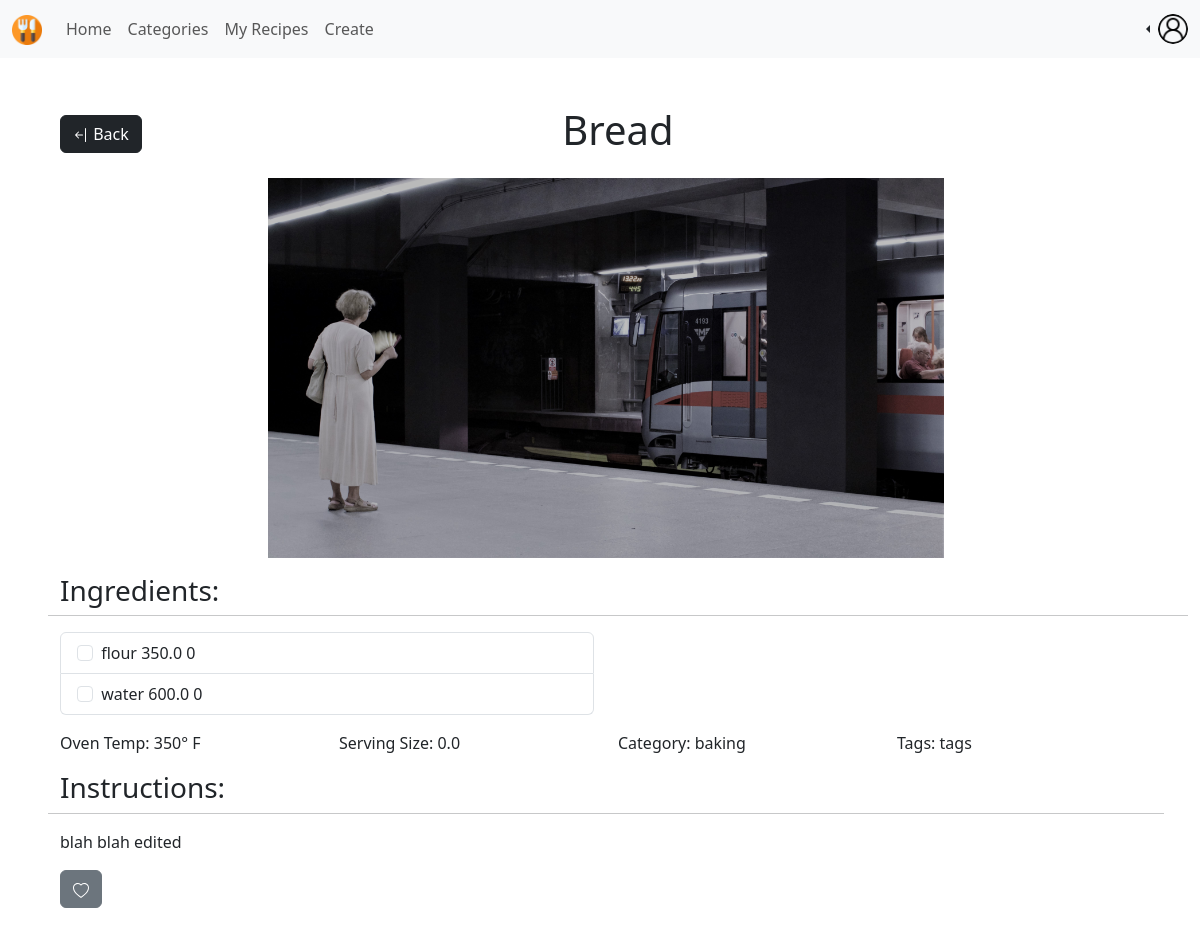
Before: /social/recipe_detail/2 (signed in) with the older database file.
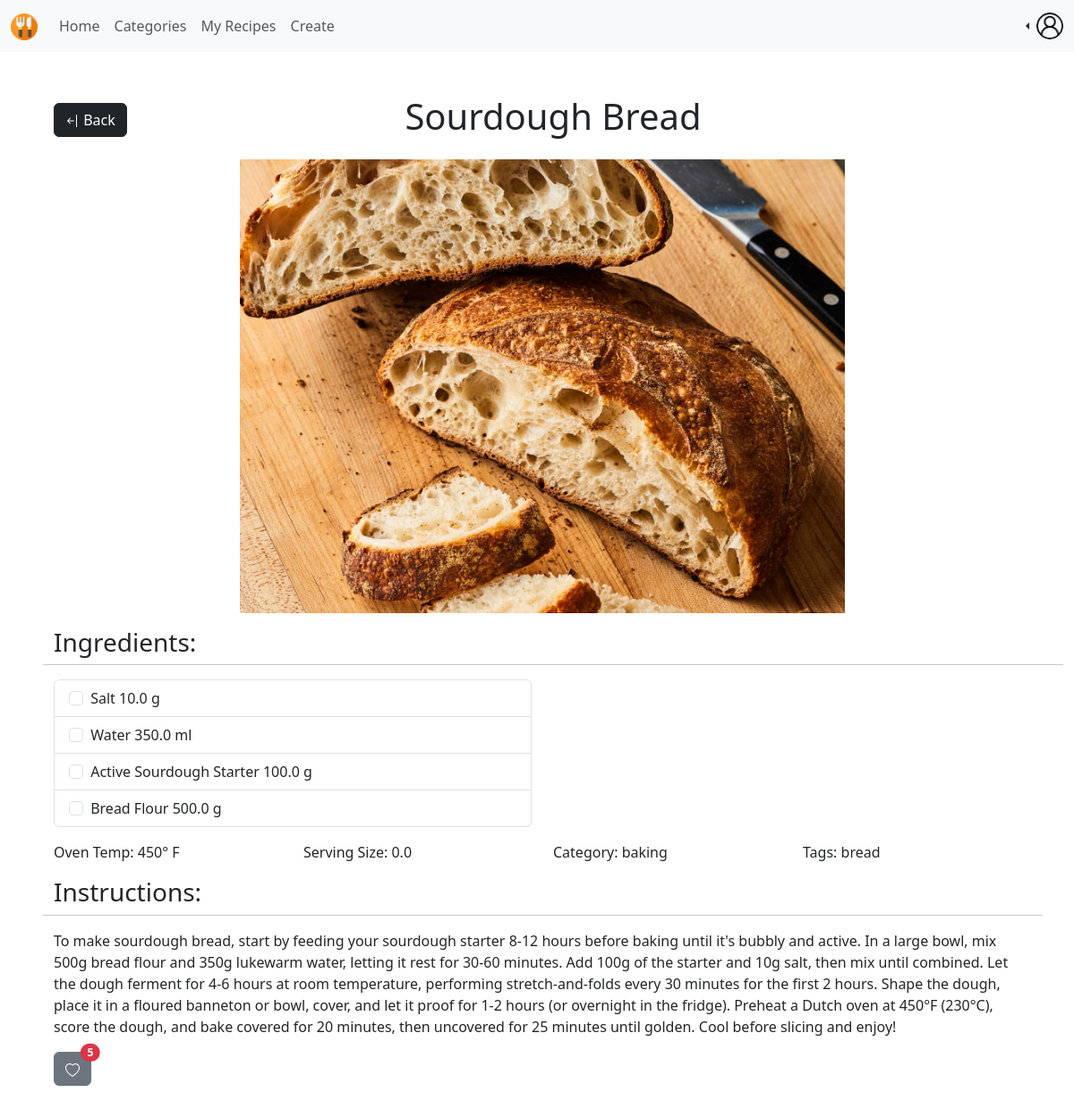
After: the same page with the newer database file.
### recipies/models.py (models this page shows, shortened)
class Recipe(models.Model):
  creator = models.ForeignKey(Profile, on_delete=models.CASCADE)
  created_timestamp = models.DateTimeField(default=datetime.now, blank=True)
  updated_timestamp = models.DateTimeField(default=datetime.now, blank=True)
  recipe_name = models.CharField(max_length=200)
  recipe_image = models.ImageField(upload_to='recipe_img', default="empty.jpg")
  oven_temp = models.IntegerField(null=True)
  serving_size = models.FloatField()
  recipe_category = models.CharField(max_length=50)
  recipe_tags = models.CharField(max_length=200)
  recipe_instructions = models.TextField()
  likes = models.IntegerField(default=0)

class Ingredient(models.Model):
  recipe = models.ForeignKey(Recipe, on_delete=models.CASCADE)
  ingredient_name = models.CharField(max_length=200)
  ingredient_quanitiy = models.FloatField()
  ingredient_measurement = models.CharField(max_length=200)

### socialMedia/views.py (the view)
# urls.py: path('recipe_detail/<int:id>', views.detail, name='recipe_detail')
@login_required
def detail(request, id):
  recipe = Recipe.objects.get(pk=id)
  profile = recipe.creator
  ingredient_list = Ingredient.objects.filter(recipe=recipe.id)
  return render(request, 'socialMedia/detail.html', {'recipe': recipe, 'ingredient_list': ingredient_list, 'profile': profile})

### socialMedia/templates/socialMedia/detail.html (shortened to what this page needs)
{% extends 'socialMedia/baseNav.html' %}
{% block body %}
  <div class="container m-5">
    <div class="row">
      <div class="col d-flex align-items-center">
        <a class="btn btn-dark" href="{% url 'socialMedia:feed' user.id %}">
          Back
        </a>
      </div>
      <div class="col">
        <h1 class="text-center">{{ recipe.recipe_name }}</h1>
      </div>
      <div class="col d-flex align-items-center justify-content-end">
      </div>
    </div>
    <div class="row">
      <div class="row d-flex justify-content-center p-3">
        {% if recipe.recipe_image != "empty.jpg" %}
        <img src="{{ recipe.recipe_image.url }}" style="max-width: 700px;" alt="{{ recipe.recipe_name }}">
        {% endif %}
      </div>
      <p class="h3">Ingredients:</p>
      <hr>
      <div class="row pb-3">
        <div class="col-6">
          <div class="list-group">
            {% for ingredient in ingredient_list %}
              <label class="list-group-item">
                <input class="form-check-input me-1" type="checkbox" value="">
                {{ingredient.ingredient_name}} {{ingredient.ingredient_quanitiy}} {{ingredient.ingredient_measurement}}
              </label>
            {% endfor %}
          </div>
        </div>
      </div>
      <div class="row">
        <div class="col">
          <p>Oven Temp: {{recipe.oven_temp}}&deg; F</p>
        </div>
        <div class="col">
            <p>Serving Size: {{recipe.serving_size}}</p>
        </div>
        <div class="col">
          <p>Category: {{recipe.recipe_category}} </p>
        </div>
        <div class="col">
          <p>Tags: {{recipe.recipe_tags}} </p>
        </div>
      </div>
      <div class="row">
        <p class="h3">Instructions:</p>
        <hr>
        <p>{{recipe.recipe_instructions}} </p>
      </div>
      <div class="col">
        <button type="button" class="btn btn-secondary position-relative">
          {% if recipe.likes != 0 %}
          <span class="position-absolute top-0 start-100 translate-middle badge rounded-pill bg-danger">
              {{recipe.likes}}
          </span>
          {% endif %}
        </button>
      </div>
    </div>
  </div>
{% endblock %}

Changed rows visible on the page:
changed Recipe "baking": recipe_name "Bread" → "Sourdough Bread"; recipe_image: a different picture; oven_temp "350" → "450"; recipe_tags "tags" → "bread"; recipe_instructions "blah blah edited" → "To make sourdough bread, start by feeding your sourdough starter 8-12 hours before baking until it's bubbly and active. In a large bowl, mix 500g bread flour and 350g lukewarm water, letting it rest for 30-60 minutes. Add 100g of the starter and 10g salt, then mix until combined. Let the dough ferment for 4-6 hours at room temperature, performing stretch-and-folds every 30 minutes for the first 2 hours. Shape the dough, place it in a floured banneton or bowl, cover, and let it proof for 1-2 hours (or overnight in the fridge). Preheat a Dutch oven at 450°F (230°C), score the dough, and bake covered for 20 minutes, then uncovered for 25 minutes until golden. Cool before slicing and enjoy!"; likes (not shown) → "5"
changed Ingredient: ingredient_name "flour" → "Salt"; ingredient_quanitiy "350.0" → "10.0"; ingredient_measurement "0" → "g"
changed Ingredient: ingredient_name "water" → "Water"; ingredient_quanitiy "600.0" → "350.0"; ingredient_measurement "0" → "ml"
added Ingredient: ingredient_name "Active Sourdough Starter", ingredient_quanitiy "100.0", ingredient_measurement "g"
added Ingredient: ingredient_name "Bread Flour", ingredient_quanitiy "500.0", ingredient_measurement "g"
